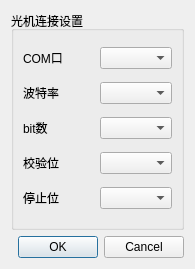
<?xml version="1.0" encoding="UTF-8"?>
<ui version="4.0">
 <class>hv_connsettings</class>
 <widget class="QDialog" name="hv_connsettings">
  <property name="geometry">
   <rect>
    <x>0</x>
    <y>0</y>
    <width>195</width>
    <height>269</height>
   </rect>
  </property>
  <property name="windowTitle">
   <string>Dialog</string>
  </property>
  <layout class="QVBoxLayout" name="verticalLayout">
   <item>
    <widget class="QGroupBox" name="serialGroupBox">
     <property name="enabled">
      <bool>true</bool>
     </property>
     <property name="title">
      <string>光机连接设置</string>
     </property>
     <property name="checkable">
      <bool>false</bool>
     </property>
     <property name="checked">
      <bool>false</bool>
     </property>
     <layout class="QVBoxLayout" name="verticalLayout_2">
      <item>
       <layout class="QHBoxLayout" name="horizontalLayout">
        <item>
         <widget class="QLabel" name="hvConnCOMNumLbl">
          <property name="text">
           <string>COM口</string>
          </property>
         </widget>
        </item>
        <item>
         <widget class="QComboBox" name="hvConnCOMNumCBox">
          <property name="enabled">
           <bool>true</bool>
          </property>
         </widget>
        </item>
       </layout>
      </item>
      <item>
       <layout class="QHBoxLayout" name="horizontalLayout_2">
        <item>
         <widget class="QLabel" name="hvConnBaudrateLbl">
          <property name="text">
           <string>波特率</string>
          </property>
         </widget>
        </item>
        <item>
         <widget class="QComboBox" name="hvConnBaudrateCBox"/>
        </item>
       </layout>
      </item>
      <item>
       <layout class="QHBoxLayout" name="horizontalLayout_3">
        <item>
         <widget class="QLabel" name="hvConnBitCntLbl">
          <property name="text">
           <string>bit数</string>
          </property>
         </widget>
        </item>
        <item>
         <widget class="QComboBox" name="hvConnBitCntCBox"/>
        </item>
       </layout>
      </item>
      <item>
       <layout class="QHBoxLayout" name="horizontalLayout_5">
        <item>
         <widget class="QLabel" name="hvConnChksumbitLbl">
          <property name="text">
           <string>校验位</string>
          </property>
         </widget>
        </item>
        <item>
         <widget class="QComboBox" name="hvConnChksumbitCBox"/>
        </item>
       </layout>
      </item>
      <item>
       <layout class="QHBoxLayout" name="horizontalLayout_7">
        <item>
         <widget class="QLabel" name="hvConnStopbitLbl">
          <property name="text">
           <string>停止位</string>
          </property>
         </widget>
        </item>
        <item>
         <widget class="QComboBox" name="hvConnStopbitCBox"/>
        </item>
       </layout>
      </item>
     </layout>
    </widget>
   </item>
   <item>
    <widget class="QDialogButtonBox" name="buttonBox">
     <property name="orientation">
      <enum>Qt::Horizontal</enum>
     </property>
     <property name="standardButtons">
      <set>QDialogButtonBox::Cancel|QDialogButtonBox::Ok</set>
     </property>
    </widget>
   </item>
  </layout>
 </widget>
 <resources/>
 <connections>
  <connection>
   <sender>buttonBox</sender>
   <signal>accepted()</signal>
   <receiver>hv_connsettings</receiver>
   <slot>accept()</slot>
   <hints>
    <hint type="sourcelabel">
     <x>248</x>
     <y>254</y>
    </hint>
    <hint type="destinationlabel">
     <x>157</x>
     <y>274</y>
    </hint>
   </hints>
  </connection>
  <connection>
   <sender>buttonBox</sender>
   <signal>rejected()</signal>
   <receiver>hv_connsettings</receiver>
   <slot>reject()</slot>
   <hints>
    <hint type="sourcelabel">
     <x>316</x>
     <y>260</y>
    </hint>
    <hint type="destinationlabel">
     <x>286</x>
     <y>274</y>
    </hint>
   </hints>
  </connection>
 </connections>
</ui>
